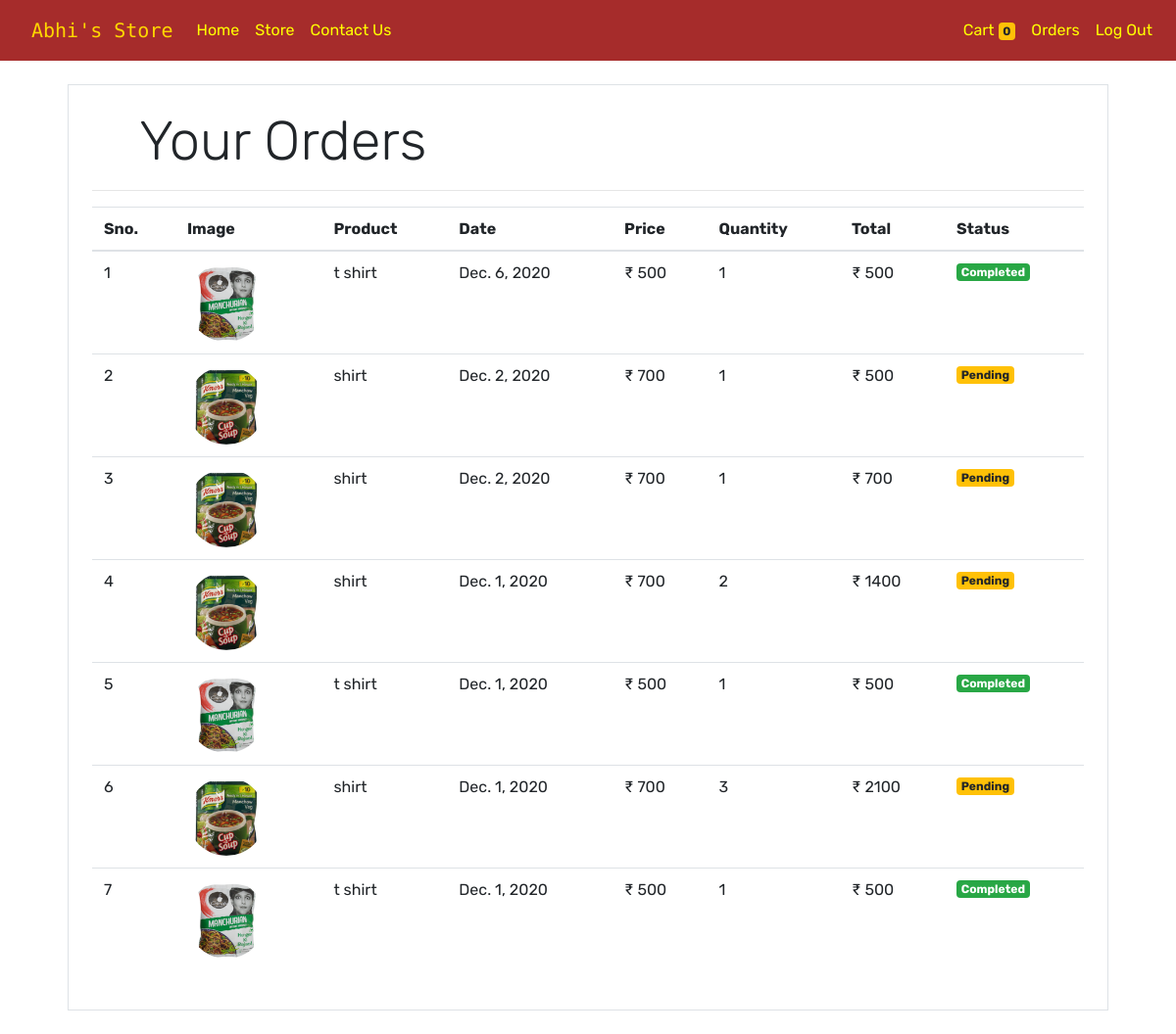
The app's page /orders (signed in) with its own data.
### store/models/orders.py (models this page shows, shortened)
class Order(models.Model):
    product = models.ForeignKey(Product, on_delete=models.CASCADE,)
    customer = models.ForeignKey(Customer, on_delete=models.CASCADE)
    quantity = models.IntegerField(default=0)
    price = models.IntegerField()
    address = models.CharField(max_length=100,default="")
    phone = models.CharField(max_length=10,default="")
    date = models.DateField(default=datetime.datetime.today)
    status = models.BooleanField(default=False)
    @staticmethod
    def get_orders_by_customer(customer_id):
        return Order\
            .objects\
            .filter(customer = customer_id)\
            .order_by('-date')

### store/models/product.py (models this page shows, shortened)
class Product(models.Model):
    name = models.CharField(max_length=50)
    price = models.IntegerField(default=0)
    category = models.ForeignKey(Category, on_delete=models.CASCADE, default=1)
    description = models.CharField(max_length=200, default='', null=True, blank=True)
    image = models.ImageField(upload_to='uploads/products/')
    offer = models.BooleanField(default=False)
    gift = models.BooleanField(default=False)

### store/middlewares/auth.py (the view)
    def middleware(request):
        returnUrl = request.META['PATH_INFO']
        if not request.session.get('customer'):
            return redirect(f'login?return_url={returnUrl}')
        response = get_response(request)
        return response

### store/templatetags/custom_filter.py (called while the page is built)
@register.filter(name= 'currency')
def currency(number):
    return "₹ " +str(number)

@register.filter(name= 'multiply')
def multiply(number,number1):
    return number * number1

### store/views/orders.py (called while the page is built)
    def get(self,request):
        customer = request.session.get('customer')
        orders = Order.get_orders_by_customer(customer)
        return render(request,'orders.html',{'orders' : orders})

### store/templates/orders.html
{% extends 'base.html' %}
{% block content%}
{% load cart %}
{% load custom_filter %}
<div class="container">
 <div class="border rounder p-4 m-4">
   <p class="display-4 pl-4 ml-4">Your Orders</p><hr>
     <table class="table">
      <thead>
        <tr>
          <th>Sno.</th>
          <th>Image</th>
          <th>Product</th>
          <th>Date</th>
          <th>Price</th>
          <th>Quantity</th>
          <th>Total</th>
          <th>Status</th>
        </tr>
      </thead>
      <tbody>
         {% for order in orders %}
         <tr>
            <td>{{forloop.counter}}</td>
            <td><img class="rounded-circle" style="height: 80px;" src="{{order.product.image.url}}"></td>
            <td>{{order.product.name}}</td>
            <td>{{order.date}}</td>
            <td>{{order.product.price|currency}}</td>
            <td>{{order.quantity}}</td>
            <td>{{order.quantity|multiply:order.price|currency}}</td>
             {% if order.status %}
             <td><small class="badge badge-success">Completed</small></td>
             {% else %}
             <td><small class="badge badge-warning">Pending</small></td>
             {% endif %}
         </tr>
         {% endfor %}
      </tbody>
     </table>
 </div>
{% endblock %}

### store/static/css/style.css (style rules this page uses)
body { font-family: Rubik; }

### records on screen
Order: product.image (picture), product.name "t shirt", date "Dec. 6, 2020", product.price "₹ 500", quantity "1", quantity|multiply "₹ 500", status "Completed"
Order: product.image (picture), product.name "shirt", date "Dec. 2, 2020", product.price "₹ 700", quantity "1", quantity|multiply "₹ 500", status "Pending"
Order: product.image (picture), product.name "shirt", date "Dec. 2, 2020", product.price "₹ 700", quantity "1", quantity|multiply "₹ 700", status "Pending"
Order: product.image (picture), product.name "shirt", date "Dec. 1, 2020", product.price "₹ 700", quantity "2", quantity|multiply "₹ 1400", status "Pending"
Order: product.image (picture), product.name "t shirt", date "Dec. 1, 2020", product.price "₹ 500", quantity "1", quantity|multiply "₹ 500", status "Completed"
Order: product.image (picture), product.name "shirt", date "Dec. 1, 2020", product.price "₹ 700", quantity "3", quantity|multiply "₹ 2100", status "Pending"
Order: product.image (picture), product.name "t shirt", date "Dec. 1, 2020", product.price "₹ 500", quantity "1", quantity|multiply "₹ 500", status "Completed"

### other values on screen
{{ request.session.cart.keys|length }} "0"
